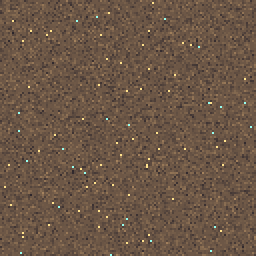
#> input picture outils/ambiance/end_sky.png, 128 x 128 px, found by its file name (shown 2 times larger)
$ python apercu.py
#> lines starting #> are read from the running program, lines starting #| are printed output that depends on the picture
import random
from PIL import Image, ImageDraw, ImageFont
F=ImageFont.truetype("/usr/share/fonts/truetype/dejavu/DejaVuSans.ttf",17); FB=ImageFont.truetype("/usr/share/fonts/truetype/dejavu/DejaVuSans-Bold.ttf",19)
h=lambda v:((v>>16)&255,(v>>8)&255,v&255)
N=[("nether_wastes","Désolations du Nether","Terres calcinées","Scorched Wastes",0x330808,0x3A1806,"—"),
   ("crimson_forest","Forêt carmin","Bois de braise","Ember Woods",0x330303,0x3E1004,"spores carmin"),
   ("warped_forest","Forêt biscornue","Bois de vert-de-gris","Verdigris Woods",0x1A051A,0x0C3430,"spores bleues"),
   ("soul_sand_valley","Vallée des âmes","Vallée des transférés","Valley of the Transferred",0x1B4745,0x1E4A56,"cendres"),
   ("basalt_deltas","Deltas de basalte","Crassiers noirs","Black Slag Heaps",0x685F70,0x5A4E44,"cendres blanches")]
E=[("the_end","L'End","Île du Gardien","Guardian's Isle"),
   ("end_highlands","Hautes terres de l'End","Hauts de la Réserve","Reserve Highlands"),
   ("end_midlands","Terres moyennes de l'End","Terrasses de la Réserve","Reserve Terraces"),
   ("small_end_islands","Petites îles de l'End","Îlots à la dérive","Drifting Islets"),
   ("end_barrens","Terres stériles de l'End","Confins du Vide","Void Fringes")]
END_AV,END_AP=0xA080A0,0x9C8670
W,H=1400,820; im=Image.new("RGB",(W,H),(36,38,44)); d=ImageDraw.Draw(im)
#> after `im = Image.new('RGB', (W, H), (36, 38, 44))`:
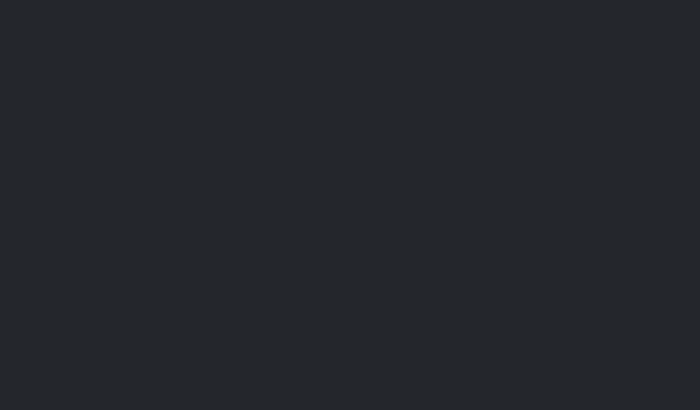
#> im: PIL image 1400x820 RGB (shown at 1/2 size); mean R, G, B 36, 38, 44
d.text((30,18),"NETHER",fill=(230,170,110),font=FB)
d.text((380,18),"vanilla (FR)",fill=(150,150,150),font=F); d.text((640,18),"Empire (FR / EN)",fill=(235,225,200),font=F); d.text((1100,18),"brouillard : avant → après",fill=(150,150,150),font=F)
y=50
for k,av,fr,en,c0,c1,p in N:
    d.text((30,y+8),k,fill=(120,120,130),font=F); d.text((380,y+8),av,fill=(170,170,170),font=F)
    d.text((640,y),fr,fill=(240,230,205),font=FB); d.text((640,y+22),en,fill=(170,160,140),font=F)
    d.rectangle((1100,y,1180,y+40),fill=h(c0)); d.text((1192,y+10),"→",fill=(200,200,200),font=FB); d.rectangle((1220,y,1300,y+40),fill=h(c1))
    y+=58
#> after the loop, y = 340
y+=20; d.text((30,y),"END",fill=(190,160,230),font=FB); y+=32
#> after `y += 20`: y = 360
#> after `y += 32`: y = 392
for k,av,fr,en in E:
    d.text((30,y+8),k,fill=(120,120,130),font=F); d.text((380,y+8),av,fill=(170,170,170),font=F)
    d.text((640,y),fr,fill=(240,230,205),font=FB); d.text((640,y+22),en,fill=(170,160,140),font=F)
    y+=52
#> this loop made 5 passes
#> y on passes 1 to 5: 444, 496, 548, 600, 652
#> after the loop, y = 652
d.rectangle((1100,y-260,1180,y-220),fill=h(END_AV)); d.text((1192,y-250),"→",fill=(200,200,200),font=FB); d.rectangle((1220,y-260,1300,y-220),fill=h(END_AP))
d.text((1100,y-210),"brouillard (tous)",fill=(150,150,150),font=F)
im.save("ambiance/noms_couleurs.png")

# ciel de l'End : vanilla vs proposition
v=Image.open("mcmeta-assets/assets/minecraft/textures/environment/end_sky.png").convert("RGBA")
#> v is the input picture: PIL image 128x128 RGBA; mean R, G, B, A 107.4, 86.5, 69.9, 255
p=v.copy(); px=p.load(); rng=random.Random(4)
lo,hi=(34,30,40),(190,150,104)
for x in range(p.width):
    for yy in range(p.height):
        r,g,b,a=px[x,yy]; t=(r+g+b)/765
        px[x,yy]=tuple(int(lo[i]+(hi[i]-lo[i])*t) for i in range(3))+(a,)
for _ in range(60):
    x,yy=rng.randrange(p.width),rng.randrange(p.height); px[x,yy]=(255,226,140,255)
for _ in range(25):
    x,yy=rng.randrange(p.width),rng.randrange(p.height); px[x,yy]=(150,255,240,255)
p.save("ambiance/end_sky.png")
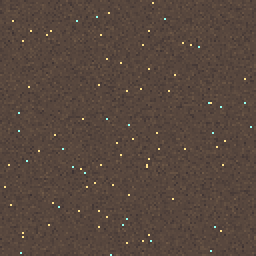
#> saved as end_sky.png: PIL image 128x128 RGBA (shown 2 times larger); mean R, G, B, A 87.7, 71.4, 62, 255
def tuile(t):
    c=Image.new("RGBA",(t.width*3,t.height*2))
#> c: PIL image 384x256 RGBA; every value is 0
    for i in range(3):
        for j in range(2): c.paste(t,(i*t.width,j*t.height))
    return c.resize((c.width*2,c.height*2),Image.NEAREST)
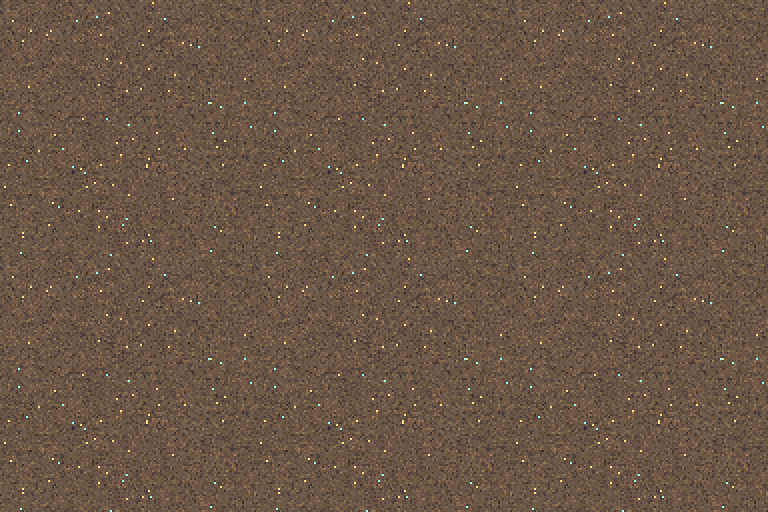
#> returned value: PIL image 768x512 RGBA; mean R, G, B, A 107.4, 86.5, 69.9, 255
a,b=tuile(v),tuile(p)
#> after the loop in tuile (call 2), `for i in range(3):`:
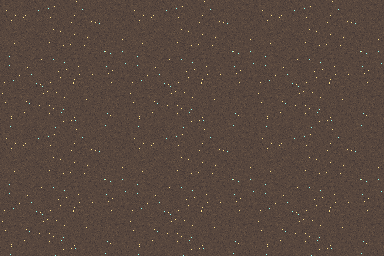
#> c: PIL image 384x256 RGBA; mean R, G, B, A 87.7, 71.4, 62, 255
c=Image.new("RGB",(a.width*2+60,a.height+60),(36,38,44)); dd=ImageDraw.Draw(c)
#> after `c = Image.new('RGB', (a.width * 2 + 60, a.height + 60), (36, 38, 44))`:
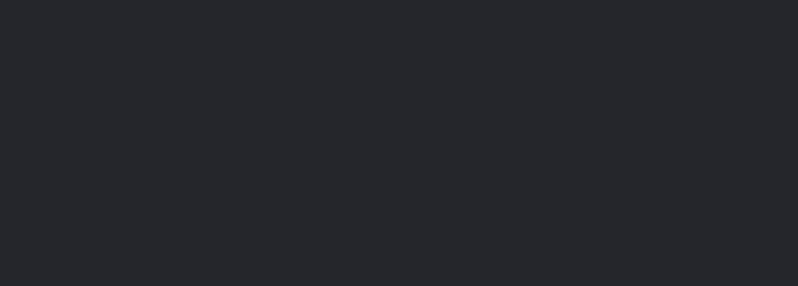
#> c: PIL image 1596x572 RGB (shown at 1/2 size); mean R, G, B 36, 38, 44
c.paste(a,(20,50)); c.paste(b,(a.width+40,50))
#> after `c.paste(a, (20, 50))`:
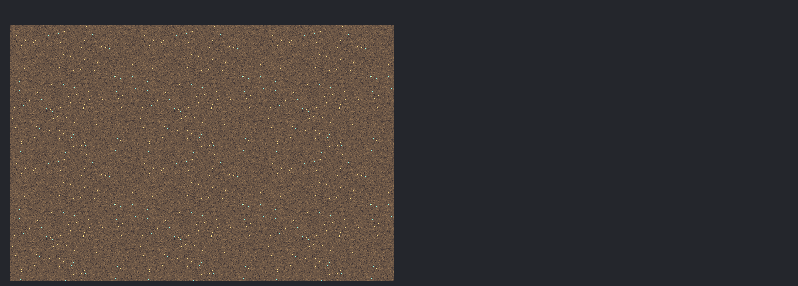
#> c: PIL image 1596x572 RGB (shown at 1/2 size); mean R, G, B 66.7, 58.9, 55.2
dd.text((20,15),"Ciel de l'End vanilla",fill=(200,200,200),font=FB); dd.text((a.width+40,15),"Proposition : bronze, poussière de laiton et d\x27écho",fill=(235,225,200),font=FB)
c.save("ambiance/ciel_end.png")
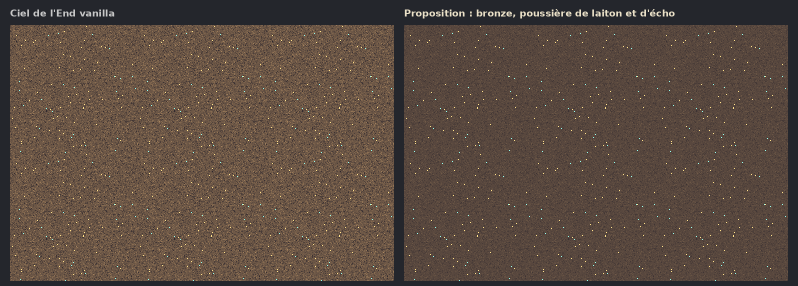
#> saved as ciel_end.png: PIL image 1596x572 RGB (shown at 1/2 size); mean R, G, B 89.8, 74, 63.6
